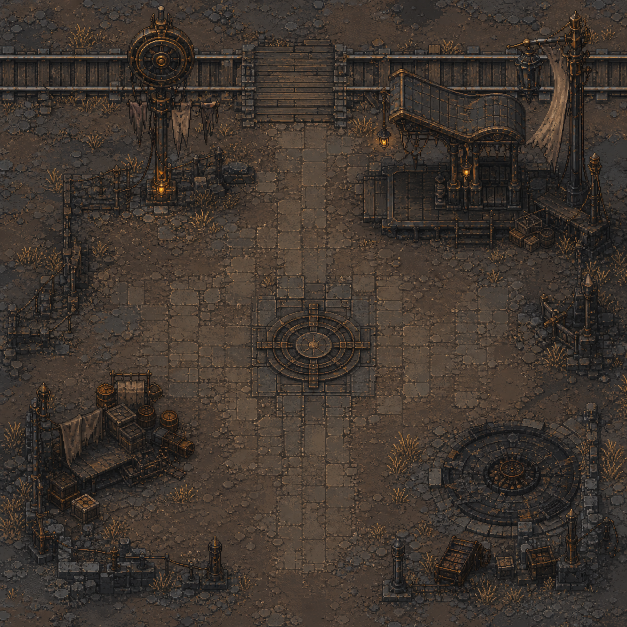
#> input picture assets/environment/map_canvases/map_belt_waystation_canvas_v1.png, 1254 x 1254 px (shown at 1/2 size)
$ python export_chapter_ground.py
#> lines starting #> are read from the running program, lines starting #| are printed output that depends on the picture
#!/usr/bin/env python3
"""S337: the chapter maps' ground textures, cut from the source's painted map canvases.

The Godot maps hide their tiles under one painted canvas (MapEffects.add_map_canvas, terrain_alpha 0.0).
A flat painting cannot lie under the quarter-view camera (its props would lie flat), so the port takes
only the open ground from it: a soil patch and a paved patch per map, made to repeat, and the Belt's
round dial as a ground inlay. Output: Unreal/ArtSource/ChapterGround/*.png (512 px, sRGB).

    python Unreal/Tools/export_chapter_ground.py            # write
    python Unreal/Tools/export_chapter_ground.py --check    # fail if the files differ
"""
import argparse
import hashlib
import io
import sys
from pathlib import Path

from PIL import Image, ImageChops

ROOT = Path(__file__).resolve().parents[2]
CANVASES = ROOT / "assets" / "environment" / "map_canvases"
OUT = ROOT / "Unreal" / "ArtSource" / "ChapterGround"
SIZE = 512
# name: (canvas, box in canvas pixels). The boxes hold open ground only: no props, fences or lamps.
PATCHES = {
    "belt_soil": ("map_belt_waystation_canvas_v1.png", (222, 398, 414, 590)),
    "belt_paved": ("map_belt_waystation_canvas_v1.png", (275, 565, 467, 757)),
    "drift_soil": ("map_drift_shelter_canvas_v2.png", (300, 410, 492, 602)),
    "drift_paved": ("map_drift_shelter_canvas_v2.png", (745, 400, 905, 560)),
}
# The Belt canvas's central dial: a flat round inlay, kept whole with a soft round edge.
DIAL = ("map_belt_waystation_canvas_v1.png", (490, 555, 760, 825), 0.80, 0.94)


def seamless(image: Image.Image) -> Image.Image:
    """Blend the patch with itself rolled by half its size, so that its edges meet when it repeats.

    The rolled copy is continuous across the patch's border (its own seam runs through the middle), so it
    takes over towards the border and the original keeps the middle.
    """
    w, h = image.size
    rolled = ImageChops.offset(image, w // 2, h // 2)
    mask = Image.new("L", (w, h))
    px = mask.load()
    for y in range(h):
        for x in range(w):
            dx = min(x, w - 1 - x) / (w * 0.5)
            dy = min(y, h - 1 - y) / (h * 0.5)
            t = min(dx, dy)  # 0 at the border, 1 in the middle
            t = max(0.0, min(1.0, (t - 0.08) / 0.34))
            px[x, y] = int(255 * t * t * (3 - 2 * t))
    return Image.composite(image, rolled, mask)


def build() -> dict:
    files = {}
    for name, (canvas, box) in PATCHES.items():
        patch = Image.open(CANVASES / canvas).convert("RGB").crop(box)
        files[name] = seamless(patch).resize((SIZE, SIZE), Image.LANCZOS)
    canvas, box, inner, outer = DIAL
    dial = Image.open(CANVASES / canvas).convert("RGB").crop(box).resize((SIZE, SIZE), Image.LANCZOS)
    alpha = Image.new("L", (SIZE, SIZE))
    px = alpha.load()
    for y in range(SIZE):
        for x in range(SIZE):
            r = (((x + .5) / SIZE - .5) ** 2 + ((y + .5) / SIZE - .5) ** 2) ** .5 * 2
            t = max(0.0, min(1.0, (outer - r) / (outer - inner)))
            px[x, y] = int(255 * t * t * (3 - 2 * t))
    dial.putalpha(alpha)
    files["belt_dial"] = dial
    return files


def encode(image: Image.Image) -> bytes:
    data = io.BytesIO()
    image.save(data, "PNG", optimize=False)
    return data.getvalue()


def main() -> int:
    parser = argparse.ArgumentParser()
    parser.add_argument("--check", action="store_true")
    args = parser.parse_args()
    failed = False
    for name, image in build().items():
#> in build, `patch = Image.open(CANVASES / canvas).convert("RGB").crop(box)`:
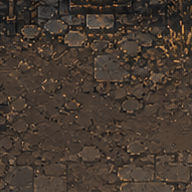
#> patch: PIL image 192x192 RGB; mean R, G, B 71.2, 58.7, 48.8
#> in seamless, `rolled = ImageChops.offset(image, w // 2, h // 2)`:
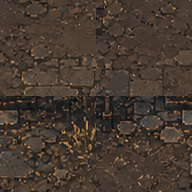
#> rolled: PIL image 192x192 RGB; mean R, G, B 71.2, 58.7, 48.8
#> in seamless, `mask = Image.new("L", (w, h))`: mask: PIL image 192x192 L; every value is 0
#> in seamless, `return Image.composite(image, rolled, mask)`:
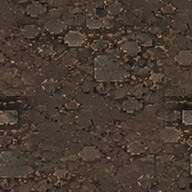
#> returned value: PIL image 192x192 RGB; mean R, G, B 72.7, 59.6, 49.5
#> in build, `canvas, box, inner, outer = DIAL`: canvas = 'map_belt_waystation_canvas_v1.png'; box = (490, 555, 760, 825); inner = 0.8; outer = 0.94
#> in build, `dial = Image.open(CANVASES / canvas).convert("RGB").crop(box).resize((..`:
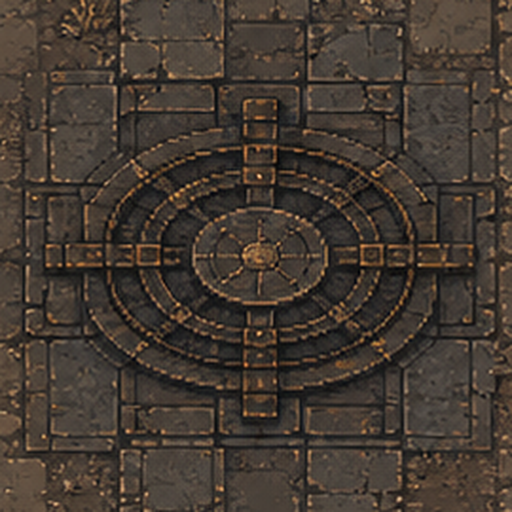
#> dial: PIL image 512x512 RGB; mean R, G, B 68.6, 58.6, 50
#> in build, `alpha = Image.new("L", (SIZE, SIZE))`: alpha: PIL image 512x512 L; every value is 0
#> in build, `dial.putalpha(alpha)`:
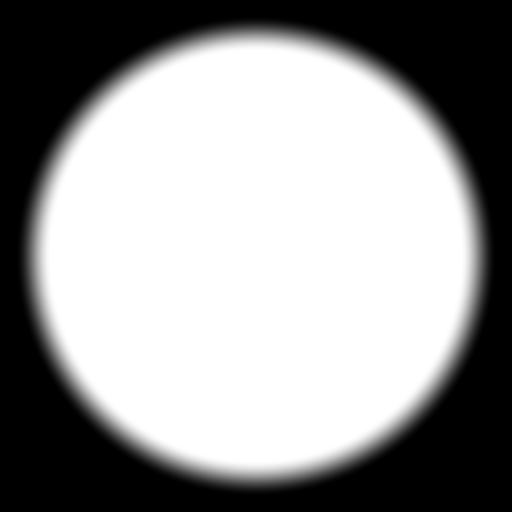
#> alpha: PIL image 512x512 L; min 0, max 255, mean 151.7
#> in build, `dial.putalpha(alpha)`:
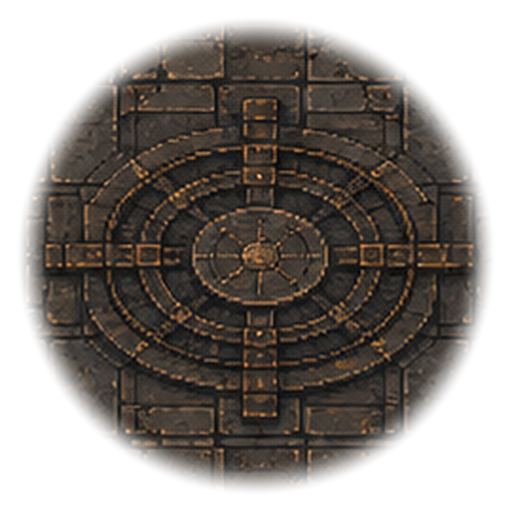
#> dial: PIL image 512x512 RGBA; mean R, G, B, A 68.6, 58.6, 50, 151.7; transparent parts drawn white
        path = OUT / f"{name}.png"
        data = encode(image)
        if args.check:
            same = path.exists() and path.read_bytes() == data
            print(f"{'OK  ' if same else 'DIFF'} {path.relative_to(ROOT)}")
            failed |= not same
        else:
            OUT.mkdir(parents=True, exist_ok=True)
            path.write_bytes(data)
            mean = image.convert("RGB").resize((1, 1), Image.BOX).getpixel((0, 0))
#> mean = (73, 60, 50)
            print(f"wrote {path.relative_to(ROOT)} sha256={hashlib.sha256(data).hexdigest()[:12]} mean={mean}")
#| wrote Unreal/ArtSource/ChapterGround/belt_soil.png sha256=59291d9b778a mean=(73, 60, 50)
    return 1 if failed else 0


if __name__ == "__main__":
    sys.exit(main())
#> (the program exits here)
